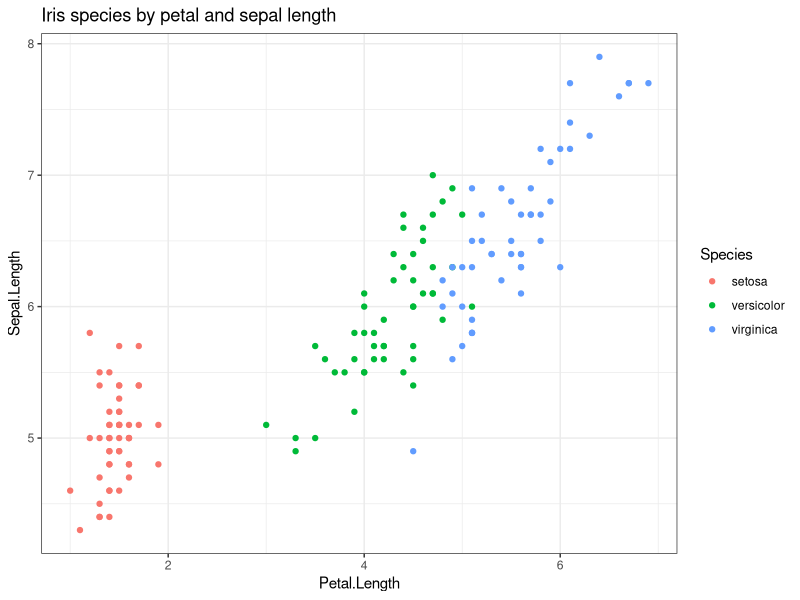

Write R code to recreate this figure.
## ---- chunk 1
library(ggplot2)
    ggplot(iris, aes(x = Petal.Length, y = Sepal.Length, colour = Species)) + 
      geom_point() +
      ggtitle('Iris species by petal and sepal length') + 
      theme_bw()
